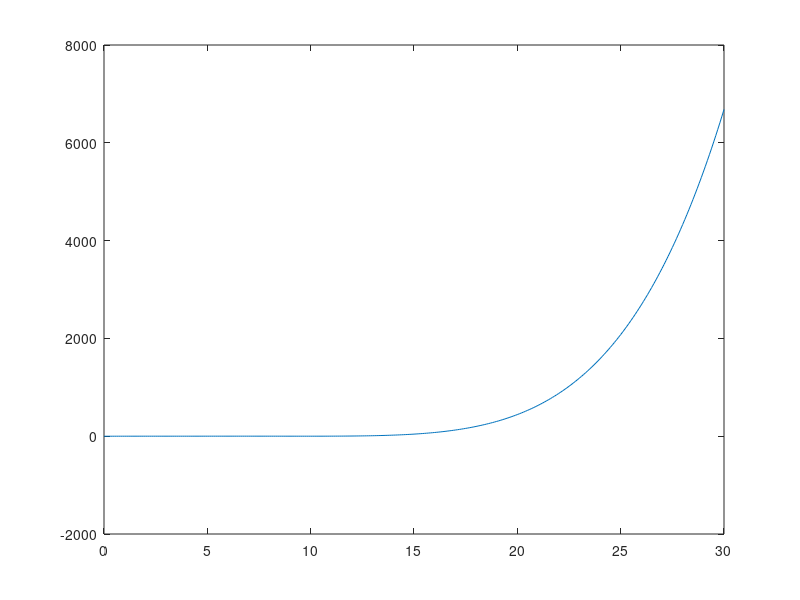

This figure's MATLAB source:
clc
clear all
t=[1 2 3 4 5 6 7 8 9 10];
n=[.2 .3 .4 .5 .6 .7 .8 .9 .236 .333];
t1=[2 4 6];
n1=interp1(t,n,t1)
a=polyfit(t,n,5);
tt=0:.1:30;
m=polyval(a,tt);
plot(tt,m)